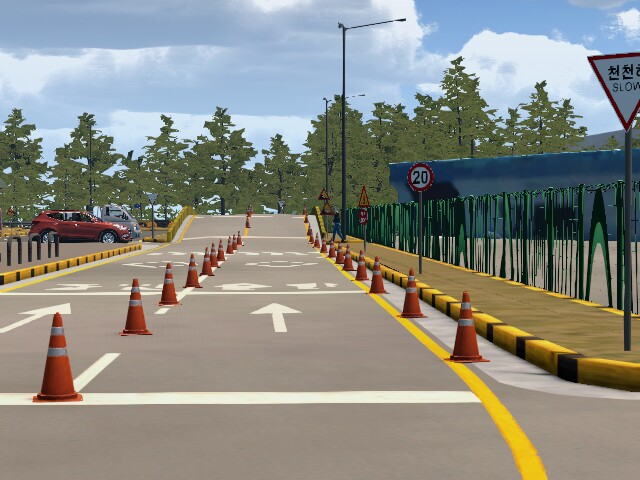
#> input picture LidarCameraCalibration/calibration_practice/0.png, 640 x 480 px
$ python calibration_practice.py
#> lines starting #> are read from the running program, lines starting #| are printed output that depends on the picture; after the words box and inside, x2 and y2 are one past the last pixel; in counts of white or black regions, pixels touching at a corner belong together
### LidarCameraCalibration/calibration_practice/calibration.py
import numpy as np

def get_rotation_matrix_x(theta: float) -> np.ndarray:
    """
    X축을 기준으로 회전 행렬을 생성합니다.
    Args:
        theta (float): 회전 각도 (라디안)
    Returns:
        np.ndarray: 4x4 회전 행렬
    """
    sin_theta = np.sin(theta)
    cos_theta = np.cos(theta)

    m_rotation = np.array([
        [1, 0, 0, 0],
        [0, cos_theta, -sin_theta, 0],
        [0, sin_theta, cos_theta, 0],
        [0, 0, 0, 1]
    ])

    return m_rotation

def get_rotation_matrix_y(theta: float) -> np.ndarray:
    """
    Y축을 기준으로 회전 행렬을 생성합니다.
    Args:
        theta (float): 회전 각도 (라디안)
    Returns:
        np.ndarray: 4x4 회전 행렬
    """
    sin_theta = np.sin(theta)
    cos_theta = np.cos(theta)

    m_rotation = np.array([
        [cos_theta, 0, sin_theta, 0],
        [0, 1, 0, 0],
        [-sin_theta, 0, cos_theta, 0],
        [0, 0, 0, 1]
    ])

    return m_rotation

def get_rotation_matrix_z(theta: float) -> np.ndarray:
    """
    Z축을 기준으로 회전 행렬을 생성합니다.
    Args:
        theta (float): 회전 각도 (라디안)
    Returns:
        np.ndarray: 4x4 회전 행렬
    """
    sin_theta = np.sin(theta)
    cos_theta = np.cos(theta)

    m_rotation = np.array([
        [cos_theta, -sin_theta, 0, 0],
        [sin_theta, cos_theta, 0, 0],
        [0, 0, 1, 0],
        [0, 0, 0, 1]
    ])

    return m_rotation

def get_rotation_matrix(rotation: np.ndarray) -> np.ndarray:
    """
    3차원 회전 벡터를 이용하여 3차원 회전 행렬을 생성합니다.
    Args:
        rotation (np.ndarray): [roll, pitch, yaw] 회전 벡터 (라디안)
    Returns:
        np.ndarray: 4x4 회전 행렬
    """
    roll, pitch, yaw = rotation
    m_rotation = get_rotation_matrix_z(yaw) @ get_rotation_matrix_y(pitch) @ get_rotation_matrix_x(roll)
    return m_rotation

def get_translation_matrix(translation: np.ndarray) -> np.ndarray:
    """
    이동 행렬을 생성합니다.
    Args:
        translation (np.ndarray): [x, y, z] 이동 벡터
    Returns:
        np.ndarray: 4x4 이동 행렬
    """
    x, y, z = translation
    m_translation = np.array([
        [1, 0, 0, x],
        [0, 1, 0, y],
        [0, 0, 1, z],
        [0, 0, 0, 1]
    ])
    return m_translation

def get_extrinsic_matrix(axis_rotation: np.ndarray, translation: np.ndarray, rotation: np.ndarray) -> np.ndarray:
    """
    외부 파라미터 행렬을 생성합니다.
    Args:
        axis_rotation (np.ndarray): [roll, pitch, yaw] 회전 벡터 (라디안)
        translation (np.ndarray): [x, y, z] 이동 벡터
        rotation (np.ndarray): [roll, pitch, yaw] 회전 벡터 (라디안)
    Returns:
        np.ndarray: 4x4 외부 파라미터 행렬
    """
    m_extrinsic = get_rotation_matrix(rotation) @ get_translation_matrix(translation) @ get_rotation_matrix(axis_rotation)
    return m_extrinsic

def get_intrinsic_matrix(fov: float, aspect: float) -> np.ndarray:
    """
    내부 파라미터 행렬을 생성합니다.
    (2*aspect, 2) 크기의 투영 평면에 점을 투영합니다.
    Args:
        fov (float): 대각선 FOV (라디안)
        aspect (float): 투영 평면의 가로세로 비율
    Returns:
        np.ndarray: 4x4 내부 파라미터 행렬
    """
    focal_length = aspect / np.tan(fov / 2)

    # 카메라에 따라 fx, fy를 사용하는 것이 더 정확한 경우도 있음
    fov_y = 2 * np.arctan(1 / focal_length)
    fov_x = 2 * np.arctan(aspect / focal_length)

    fy = 1 / np.tan(fov_y / 2)
    fx = 1 / np.tan(fov_x / 2)

    u0 = aspect
    v0 = 1

    m_intrinsic = np.array([
        [focal_length, 0, u0, 0],
        [0, focal_length, v0, 0],
        [0, 0, 1, 0],
        [0, 0, 0, 1]
    ])

    return m_intrinsic

def get_expand_matrix(image_height: int) -> np.ndarray:
    """
    이미지 확장 행렬을 생성합니다.
    Args:
        image_height (int): 이미지 높이
    Returns:
        np.ndarray: 4x4 확장 행렬
    """
    m_expand = np.array([
        [image_height / 2, 0, 0, 0],
        [0, image_height / 2, 0, 0],
        [0, 0, 1, 0],
        [0, 0, 0, 1]
    ])

    return m_expand

def get_transformation_matrix(image_shape: tuple[int, int], fov: float,
                            axis_rotation: np.ndarray, translation: np.ndarray, rotation: np.ndarray) -> np.ndarray:
    """
    3D 좌표를 2D 이미지 좌표로 변환하는 변환 행렬을 생성합니다.
    Args:
        image_shape (tuple[int, int]): 이미지 크기 (너비, 높이)
        fov (float): 시야각 (라디안)
        axis_rotation (np.ndarray): [roll, pitch, yaw] 회전 벡터 (라디안)
        translation (np.ndarray): [x, y, z] 이동 벡터
        rotation (np.ndarray): [roll, pitch, yaw] 회전 벡터 (라디안)
    Returns:
        np.ndarray: 4x4 변환 행렬
    """
    m_extrinsic = get_extrinsic_matrix(axis_rotation, translation, rotation)
    m_intrinsic = get_intrinsic_matrix(fov, image_shape[0] / image_shape[1])
    m_expand = get_expand_matrix(image_shape[1])

    m_transformation = m_expand @ m_intrinsic @ m_extrinsic

    return m_transformation

def project_points(points: np.ndarray, m_transformation: np.ndarray,
                  image_shape: tuple[int, int]) -> tuple[np.ndarray, np.ndarray]:
    """
    3D 점들을 2D 이미지 평면에 투영합니다.
    Args:
        points (np.ndarray): 3D 점들의 배열 (Nx3 또는 Nx4)
        m_transformation (np.ndarray): 4x4 변환 행렬
        image_shape (tuple[int, int]): 이미지 크기 (너비, 높이)
    Returns:
        tuple[np.ndarray, np.ndarray]:
            - 투영된 2D 점들의 배열
            - 유효한 점들의 인덱스
    """
    points = np.concatenate([points[:, :3], np.ones((points.shape[0], 1))], axis=1)

    points = points @ m_transformation
    points[:, 0] = points[:, 0] / points[:, 2]
    points[:, 1] = points[:, 1] / points[:, 2]

    valid_indices = np.where(
        (points[:, 0] >= 0) &
        (points[:, 0] < image_shape[0]) &
        (points[:, 1] >= 0) &
        (points[:, 1] < image_shape[1]) &
        (points[:, 2] > 0)
    )[0]
    points = points[valid_indices]

    return points, valid_indices

# [17 lines left out: function inverse_project_points, not called in this run]

# [31 lines that do not run on import are left out]


### LidarCameraCalibration/calibration_practice/calibration_practice.py
import numpy as np
import cv2
import matplotlib.pyplot as plt
import open3d as o3d
import os

import calibration

def read_lidar_points(file_path: str) -> np.ndarray:
    """
    txt 파일에서 라이다 포인트를 읽어 nx3 형태의 넘파이 배열로 반환합니다.
    Args:
        file_path (str): 라이다 포인트가 저장된 txt 파일 경로
    Returns:
        np.ndarray: nx3 형태의 라이다 포인트 배열 [x, y, z]
    """
#> called with file_path = '0.txt'
    assert os.path.exists(file_path), f"File does not exist: {file_path}"

    points = []
    with open(file_path, 'r') as f:
#> (reads LidarCameraCalibration/calibration_practice/0.txt from the repository)
        for line in f:
            x, y, z = map(float, line.strip().split())
            points.append([x, y, z])

    return np.array(points)

def show_open3d_pcd(pcd, show_origin=True, origin_size=0.1, show_grid=True):
    cloud = o3d.geometry.PointCloud()
    v3d = o3d.utility.Vector3dVector

    if isinstance(pcd, type(cloud)):
        pass
    elif isinstance(pcd, np.ndarray):
        cloud.points = v3d(pcd)

    coord = o3d.geometry.TriangleMesh().create_coordinate_frame(size=origin_size, origin=np.array([0.0, 0.0, 0.0]))

    # set front, lookat, up, zoom to change initial view
    o3d.visualization.draw_geometries([cloud, coord])

if __name__ == "__main__":
    lidar_points = read_lidar_points("0.txt")
    image = cv2.imread("0.png")
#> image is the input picture: shape (480, 640, 3); mean B, G, R 132.3, 139.5, 138.3
    image_shape = (image.shape[1], image.shape[0])
#> image_shape = (640, 480)

    axis_rotation_degree = (90, -90, 0)
    translation = (0, 0.59, 1.68)
    rotation_degree = (1, 0, 0)
    fov_degree = 30


    m_transformation = calibration.get_transformation_matrix(image_shape, np.deg2rad(fov_degree), np.deg2rad(axis_rotation_degree), translation, np.deg2rad(rotation_degree)).T

    projected_points, valid_indices = calibration.project_points(lidar_points, m_transformation, image_shape)
#> valid_indices = 1093 values from 1872 to 3698


    # show_open3d_pcd(lidar_points[valid_indices])

    for point in projected_points:
        cv2.circle(image, (int(point[0]), int(point[1])), 1, (0, 255, 0), -1)
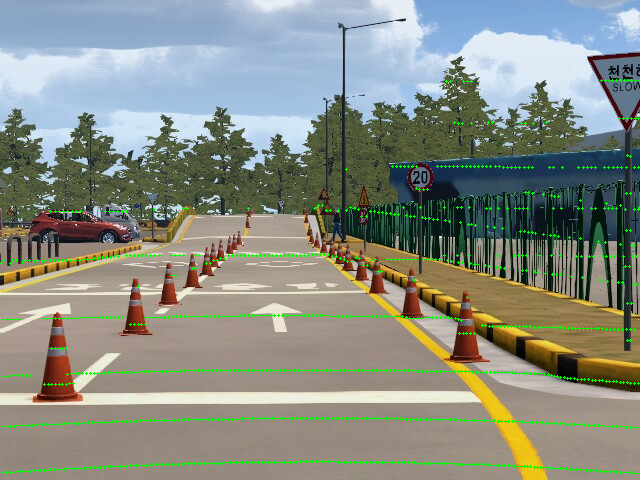
#> image: shape (480, 640, 3); 1.78% of pixels changed, all inside (x1, y1, x2, y2) = (0, 79, 640, 475)

    cv2.imshow("image", image)
    cv2.waitKey(0)
    cv2.destroyAllWindows()

    cv2.imwrite("projected_points.png", image)
